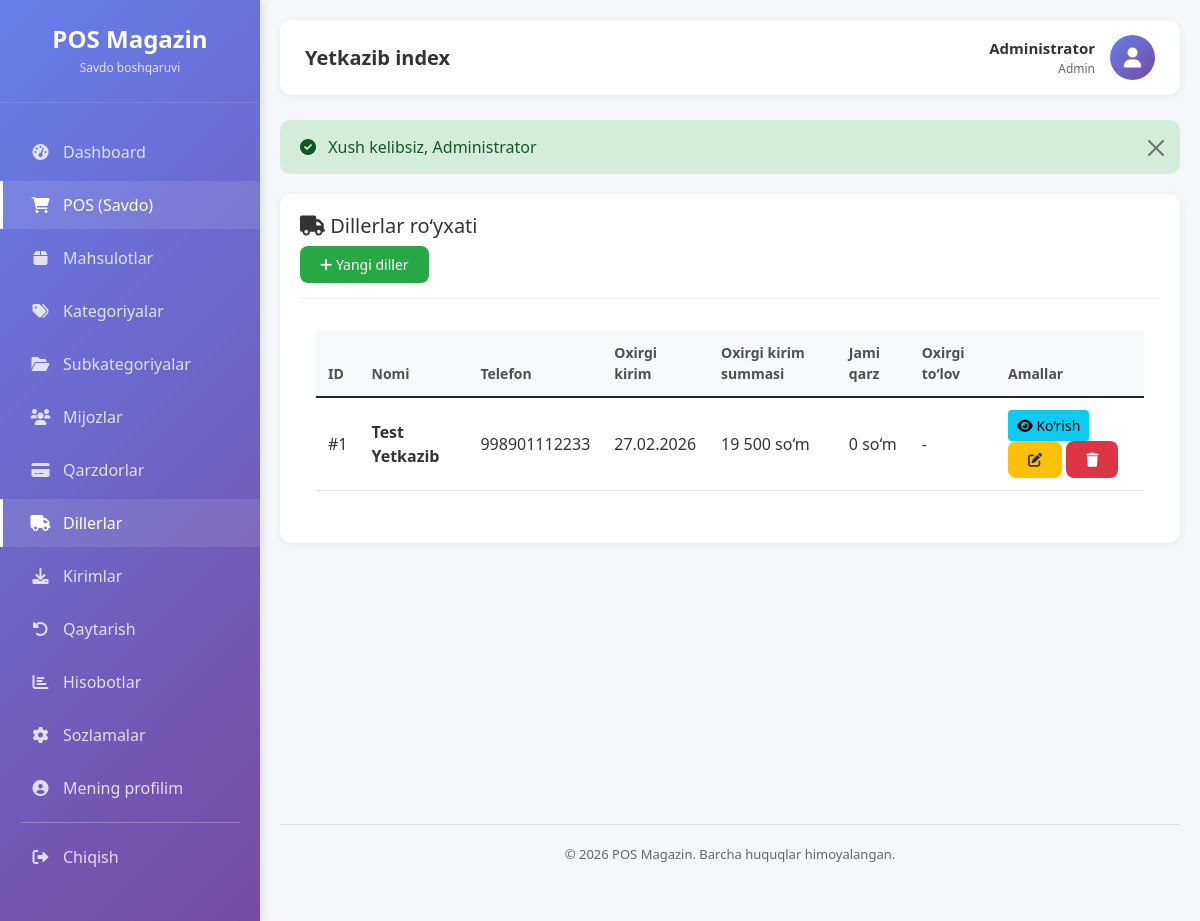
/yetkazib (signed in), run on an earlier commit of the app's database.
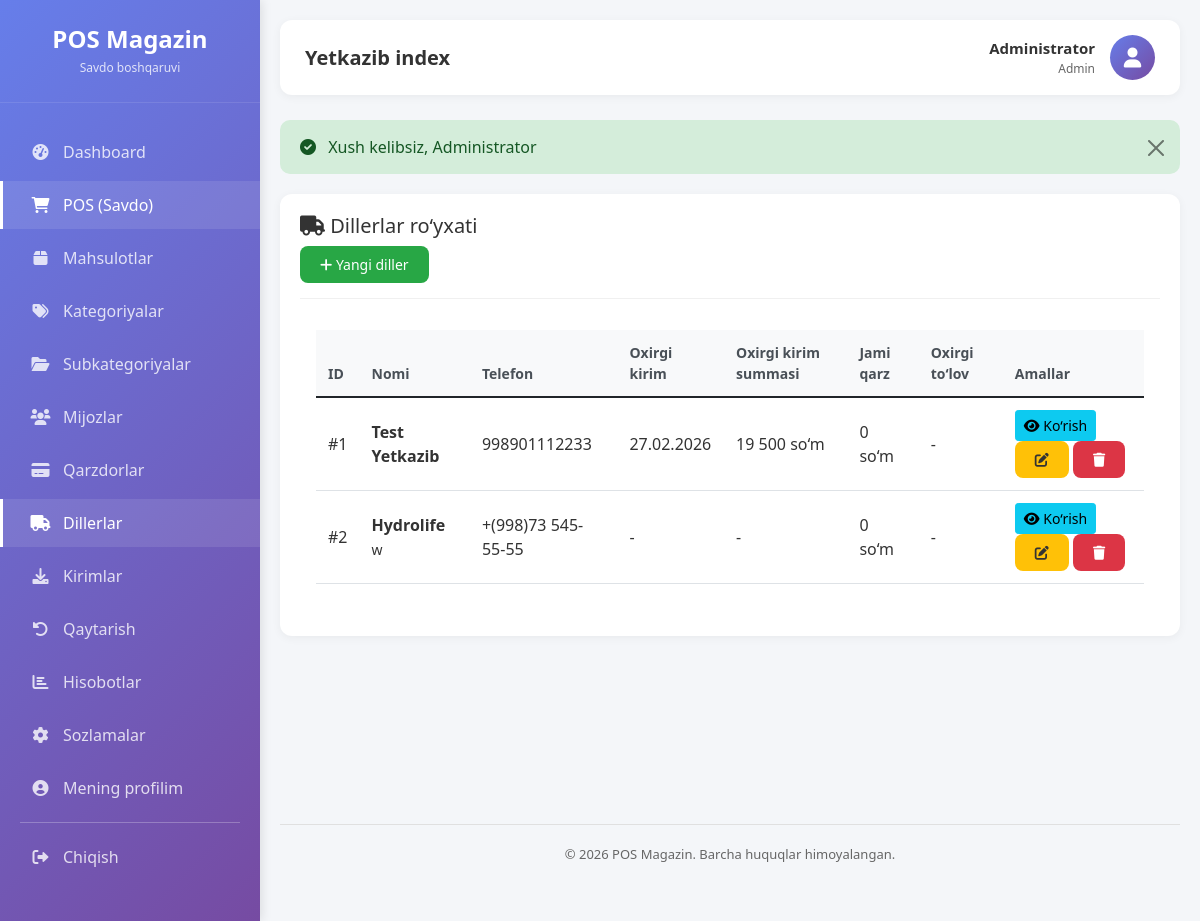
And on a later commit of the database.
### tables this page shows
CREATE TABLE `yetkazib_beruvchilar` (
  `id` bigint(20) UNSIGNED NOT NULL,
  `nomi` varchar(180) NOT NULL,
  `telefon` varchar(30) DEFAULT NULL,
  `manzil` varchar(255) DEFAULT NULL,
  `izoh` varchar(255) DEFAULT NULL,
  `kelish_kuni` varchar(20) DEFAULT NULL,
  `qarz` decimal(12,2) NOT NULL DEFAULT 0.00,
  `oxirgi_olingan_sana` date DEFAULT NULL,
  `eslatma` text DEFAULT NULL,
  `faol` tinyint(1) NOT NULL DEFAULT 1,
  `yaratilgan_vaqt` timestamp NULL DEFAULT current_timestamp(),
  `yangilangan_vaqt` timestamp NULL DEFAULT current_timestamp() ON UPDATE current_timestamp()
);

CREATE TABLE `kirimlar` (
  `id` bigint(20) UNSIGNED NOT NULL,
  `hisob_faktura` varchar(60) DEFAULT NULL,
  `yetkazib_beruvchi_id` bigint(20) UNSIGNED NOT NULL,
  `kiritgan_id` bigint(20) UNSIGNED NOT NULL,
  `umumiy_summa` decimal(12,2) NOT NULL DEFAULT 0.00,
  `holat` enum('QORALAMA','QABUL_QILINDI','BEKOR') NOT NULL DEFAULT 'QABUL_QILINDI',
  `kirim_vaqt` datetime NOT NULL DEFAULT current_timestamp(),
  `izoh` varchar(255) DEFAULT NULL,
  `yaratilgan_vaqt` timestamp NULL DEFAULT current_timestamp(),
  `yangilangan_vaqt` timestamp NULL DEFAULT current_timestamp() ON UPDATE current_timestamp()
);

### app/Views/pages/yetkazib/index.php (the view, shortened to what the changed rows need)
<div class="card">
    <div class="card-header">
        <h5><i class="fas fa-truck"></i> Dillerlar ro‘yxati</h5>
        <a href="/new-pos/yetkazib/create" class="btn btn-sm btn-success"><i class="fas fa-plus"></i> Yangi diller</a>
    </div>
    <div class="card-body">
        <div class="table-responsive">
            <table class="table table-hover">
                <thead>
                    <tr>
                        <th>ID</th>
                        <th>Nomi</th>
                        <th>Telefon</th>
                        <th>Oxirgi kirim</th>
                        <th>Oxirgi kirim summasi</th>
                        <th>Jami qarz</th>
                        <th>Oxirgi to‘lov</th>
                        <th>Amallar</th>
                    </tr>
                </thead>
                <tbody>
                    <?php foreach ($dillerlar as $d): ?>
                    <tr>
                        <td>#<?= $d['id'] ?></td>
                        <td>
                            <strong><?= htmlspecialchars($d['nomi']) ?></strong>
                            <?php if (!empty($d['izoh'])): ?><br><small><?= htmlspecialchars($d['izoh']) ?></small><?php endif; ?>
                        </td>
                        <td><?= $d['telefon'] ?? '-' ?></td>
                        <td>
                            <?php if ($d['last_kirim']): ?>
                                <?= date('d.m.Y', strtotime($d['last_kirim']['kirim_vaqt'])) ?>
                            <?php else: ?>
                                -
                            <?php endif; ?>
                        </td>
                        <td>
                            <?php if ($d['last_kirim']): ?>
                                <?= number_format($d['last_kirim']['jami_summa'] ?? 0, 0, ',', ' ') ?> so‘m
                            <?php else: ?>
                                -
                            <?php endif; ?>
                        </td>
                        <td>
                            <?php if ($d['qarz'] > 0): ?>
                                <span class="debt-badge"><?= number_format($d['qarz'], 0, ',', ' ') ?> so‘m</span>
                            <?php else: ?>
                                0 so‘m
                            <?php endif; ?>
                        </td>
                        <td><?= $d['oxirgi_tolov_sana'] ? date('d.m.Y', strtotime($d['oxirgi_tolov_sana'])) : '-' ?></td>
                        <td>
                            <a href="/new-pos/yetkazib/show/<?= $d['id'] ?>" class="btn btn-sm btn-info"><i class="fas fa-eye"></i> Ko‘rish</a>
                            <a href="/new-pos/yetkazib/edit/<?= $d['id'] ?>" class="btn btn-sm btn-warning"><i class="fas fa-edit"></i></a>
                            <?php if ($_SESSION['user']['rol_nomi'] == 'Admin'): ?>
                            <form method="POST" action="/new-pos/yetkazib/delete/<?= $d['id'] ?>" style="display:inline;" onsubmit="return confirm('Haqiqatan ham o‘chirmoqchimisiz?')">
                                <button type="submit" class="btn btn-sm btn-danger"><i class="fas fa-trash"></i></button>
                            </form>
                            <?php endif; ?>
                        </td>
                    </tr>
                    <?php endforeach; ?>
                </tbody>
            </table>
        </div>
    </div>
</div>

### public/index.php (shortened to what the changed rows need)
<?php
require_once __DIR__ . '/../config/database.php';
spl_autoload_register(function ($class) {
    $prefix = 'App\\';
    $base_dir = APP_PATH . '/';
    $len = strlen($prefix);
    $relative_class = substr($class, $len);
    $file = $base_dir . str_replace('\\', '/', $relative_class) . '.php';
});
$requestUri = $_SERVER['REQUEST_URI'];
$basePath = '/new-pos';
if (strpos($requestUri, $basePath) === 0) {
    $requestUri = substr($requestUri, strlen($basePath));
}
$requestUri = strtok($requestUri, '?');
$requestUri = str_replace('/public', '', $requestUri);
$requestUri = trim($requestUri, '/');
$routesFile = ROUTES_PATH . '/web.php';
$routes = require $routesFile;
$method = $_SERVER['REQUEST_METHOD'];
route_dispatch($routes, $method, $requestUri);
function route_dispatch($routes, $method, $uri) {
    foreach ($routes[$method] as $pattern => $handler) {
        $pattern = trim($pattern, '/');
        $regexPattern = preg_replace('/\{[a-z]+\}/', '([^/]+)', $pattern);
        $regexPattern = '/^' . str_replace('/', '\/', $regexPattern) . '$/';
        if (preg_match($regexPattern, $uri, $matches)) {
            array_shift($matches);
            list($controller, $action) = $handler;
            $controllerInstance = new $controllerClass();
            call_user_func_array([$controllerInstance, $action], $matches);
            return;
        }
    }
}

### app/Views/layouts/main.php (shortened to what the changed rows need)
<!DOCTYPE html>
<html lang="uz">
<head>
    <link rel="stylesheet" href="/new-pos/public/assets/css/responsive.css">
    <link href="https://cdn.jsdelivr.net/npm/bootstrap@5.1.3/dist/css/bootstrap.min.css" rel="stylesheet">
    <link rel="stylesheet" href="https://cdnjs.cloudflare.com/ajax/libs/font-awesome/6.0.0/css/all.min.css">
    <link rel="stylesheet" href="/new-pos/public/assets/css/style.css">
</head>
<body>
    <div class="wrapper">
        <div class="sidebar">
            <div class="sidebar-header">
                <h3><?= htmlspecialchars($companyName ?? 'POS Magazin') ?></h3>
                <p>Savdo boshqaruvi</p>
            </div>
            <ul class="nav-menu">
                <?php if ($_SESSION['user']['rol_nomi'] == 'Admin'): ?>
                <li class="nav-item">
                    <a href="/new-pos/dashboard" class="nav-link <?= strpos($_SERVER['REQUEST_URI'], 'dashboard') !== false ? 'active' : '' ?>">
                        <i class="fas fa-tachometer-alt"></i> <span>Dashboard</span>
                    </a>
                </li>
                <?php endif; ?>
                <li class="nav-item">
                    <a href="/new-pos/pos" class="nav-link <?= strpos($_SERVER['REQUEST_URI'], 'pos') !== false ? 'active' : '' ?>">
                        <i class="fas fa-shopping-cart"></i> <span>POS (Savdo)</span>
                    </a>
                </li>
                <li class="nav-item">
                    <a href="/new-pos/products" class="nav-link <?= strpos($_SERVER['REQUEST_URI'], 'products') !== false ? 'active' : '' ?>">
                        <i class="fas fa-box"></i> <span>Mahsulotlar</span>
                    </a>
                </li>
                <li class="nav-item">
                    <a href="/new-pos/categories" class="nav-link <?= strpos($_SERVER['REQUEST_URI'], 'categories') !== false ? 'active' : '' ?>">
                        <i class="fas fa-tags"></i> <span>Kategoriyalar</span>
                    </a>
                </li>
                <li class="nav-item">
                    <a href="/new-pos/subcategories" class="nav-link <?= strpos($_SERVER['REQUEST_URI'], 'subcategories') !== false ? 'active' : '' ?>">
                        <i class="fas fa-folder-open"></i> <span>Subkategoriyalar</span>
                    </a>
                </li>
                <li class="nav-item">
                    <a href="/new-pos/customers" class="nav-link <?= strpos($_SERVER['REQUEST_URI'], 'customers') !== false ? 'active' : '' ?>">
                        <i class="fas fa-users"></i> <span>Mijozlar</span>
                    </a>
                </li>
                <li class="nav-item">
                    <a href="/new-pos/debt" class="nav-link <?= strpos($_SERVER['REQUEST_URI'], 'debt') !== false ? 'active' : '' ?>">
                        <i class="fas fa-credit-card"></i> <span>Qarzdorlar</span>
                    </a>
                </li>
                <li class="nav-item">
                    <a href="/new-pos/yetkazib" class="nav-link <?= strpos($_SERVER['REQUEST_URI'], 'yetkazib') !== false ? 'active' : '' ?>">
                        <i class="fas fa-truck"></i> <span>Dillerlar</span>
                    </a>
                </li>
                <li class="nav-item">
                    <a href="/new-pos/kirim" class="nav-link <?= strpos($_SERVER['REQUEST_URI'], 'kirim') !== false ? 'active' : '' ?>">
                        <i class="fas fa-download"></i> <span>Kirimlar</span>
                    </a>
                </li>
                <li class="nav-item">
                    <a href="/new-pos/returns" class="nav-link <?= strpos($_SERVER['REQUEST_URI'], 'returns') !== false ? 'active' : '' ?>">
                        <i class="fas fa-undo-alt"></i> <span>Qaytarish</span>
                    </a>
                </li>
                <?php if ($_SESSION['user']['rol_nomi'] == 'Admin'): ?>
                <li class="nav-item">
                    <a href="/new-pos/reports" class="nav-link <?= strpos($_SERVER['REQUEST_URI'], 'reports') !== false ? 'active' : '' ?>">
                        <i class="fas fa-chart-bar"></i> <span>Hisobotlar</span>
                    </a>
                </li>
                <?php endif; ?>
                <?php if ($_SESSION['user']['rol_nomi'] == 'Admin'): ?>
                <li class="nav-item">
                    <a href="/new-pos/settings" class="nav-link <?= strpos($_SERVER['REQUEST_URI'], 'settings') !== false ? 'active' : '' ?>">
                        <i class="fas fa-cog"></i> <span>Sozlamalar</span>
                    </a>
                </li>
                <?php endif; ?>
                <li class="nav-item">
                    <a href="/new-pos/settings/profile" class="nav-link <?= strpos($_SERVER['REQUEST_URI'], 'profile') !== false ? 'active' : '' ?>">
                        <i class="fas fa-user-circle"></i> <span>Mening profilim</span>
                    </a>
                </li>
                <li class="nav-item divider">
                    <hr>
                </li>
                <li class="nav-item">
                    <a href="/new-pos/logout" class="nav-link">
                        <i class="fas fa-sign-out-alt"></i> <span>Chiqish</span>
                    </a>
                </li>
            </ul>
        </div>
        <div class="main-content">
            <div class="top-bar">
                <div class="page-title">
                    <h4><?= $title ?? 'Dashboard' ?></h4>
                </div>
                <div class="user-info">
                    <div class="user-details">
                        <div class="user-name"><?= $_SESSION['user']['fio'] ?? 'Foydalanuvchi' ?></div>
                        <div class="user-role"><?= $_SESSION['user']['rol_nomi'] ?? 'Role' ?></div>
                    </div>
                    <div class="user-avatar">
                        <i class="fas fa-user"></i>
                    </div>
                </div>
            </div>
            <?php if (isset($_SESSION['flash']['success'])): ?>
                <div class="alert alert-success alert-dismissible fade show" role="alert">
                    <i class="fas fa-check-circle me-2"></i> <?= $_SESSION['flash']['success'] ?>
                    <button type="button" class="btn-close" data-bs-dismiss="alert"></button>
                </div>
            <?php endif; ?>
            <div class="content-wrapper">
                <?= $content ?? '' ?>
            </div>
            <div class="footer">
                <p>© <?= date('Y') ?> POS Magazin. Barcha huquqlar himoyalangan.</p>
            </div>
        </div>
    </div>
</body>
</html>

What changed in the data, as far as the page shows it:
added yetkazib_beruvchilar: id "2", nomi "Hydrolife", izoh "w", telefon "+(998)73 545-55-55", qarz "0 so‘m"
